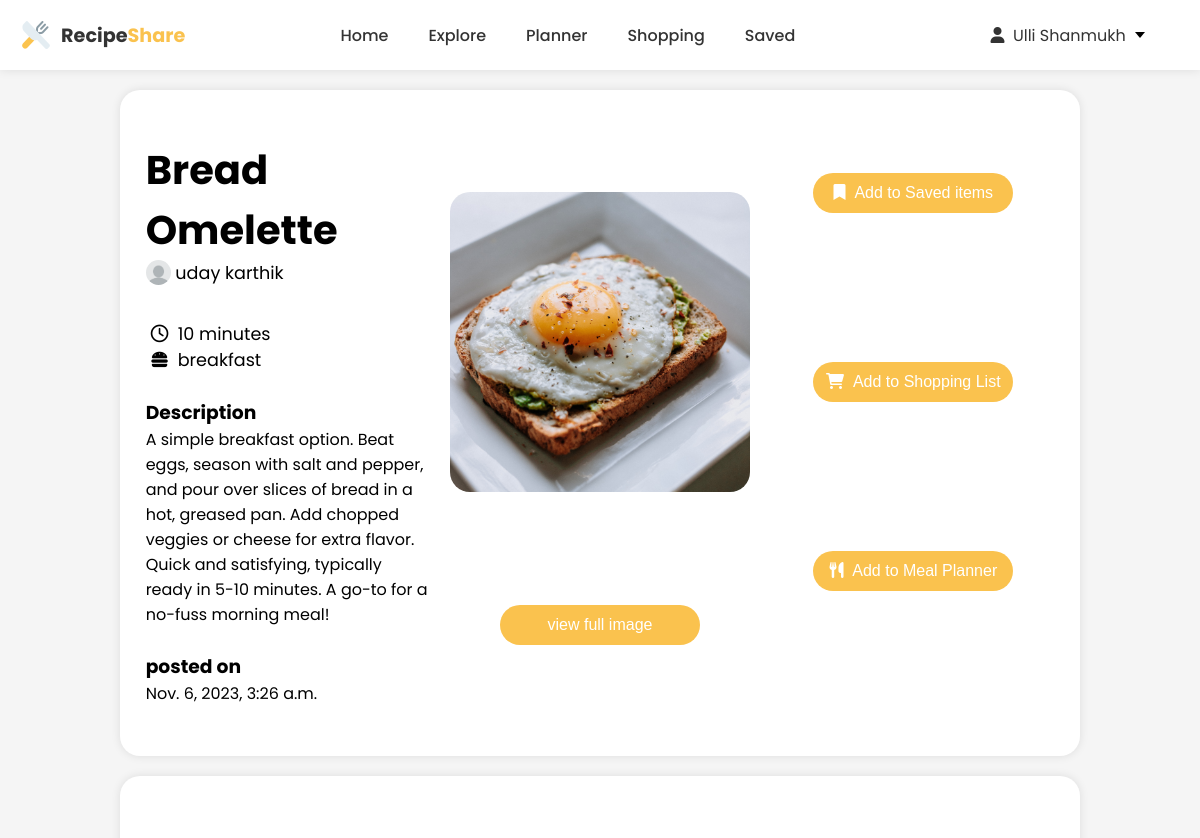
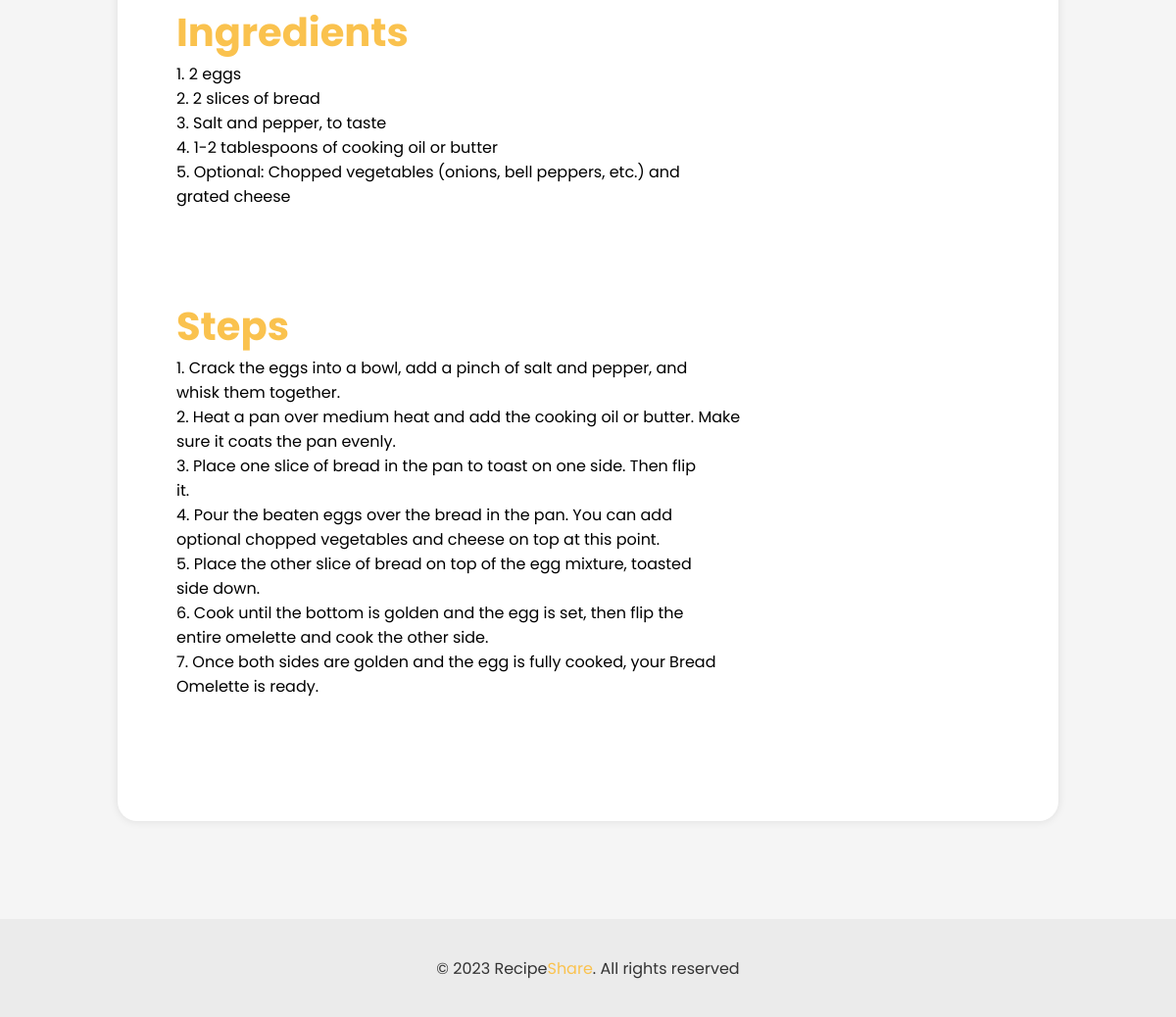
Screenshot of /post_details/29 (signed in) with the database file from the repository (2 pictures, top to bottom).
### Users/models.py (models this page shows, shortened)
class CustomUser(AbstractBaseUser, PermissionsMixin):
    first_name = models.CharField(max_length=255,null=True, blank=True)
    last_name = models.CharField(max_length=255,null=True, blank=True)
    email = models.EmailField(unique=True)
    is_active = models.BooleanField(default=True)
    is_staff = models.BooleanField(default=False)
    objects = CustomUserManager()
    USERNAME_FIELD = 'email' # this is identifed as the unique identifier for the user
    REQUIRED_FIELDS = [] # this is the required field for the user

### main/models.py (models this page shows, shortened)
class UserPost(models.Model):
    user = models.ForeignKey(CustomUser, on_delete=models.CASCADE)
    recipe_name = models.CharField(max_length=100)
    recipe_image = models.ImageField(upload_to='recipes')
    recipe_time = models.CharField(max_length=100)
    description = models.TextField()
    ingredients = models.TextField()
    steps = models.TextField()
    recipe_type = models.CharField(max_length=100)
    date = models.DateTimeField(auto_now_add=True)

### main/views.py (the view)
# urls.py: path('post_details/<int:id>',views.post_details,name='post_details' ),
def post_details(request, id):
    if request.user.is_authenticated:
        post = UserPost.objects.get(id=id)
        return render(request, 'post_details.html', {'post': post})

### main/templates/post_details.html (shortened to what this page needs)
<!DOCTYPE html>
<html lang="en">
{% load static %}
<head>
    <link rel="stylesheet" href="https://cdnjs.cloudflare.com/ajax/libs/font-awesome/6.0.0-beta3/css/all.min.css" />
</head>
<body>
    <header>
        <div class="logo">
            <img src="{% static 'images/logo.png' %}" alt="logo" height="32px" width="32px" />&nbsp;Recipe<span
                style="color: #fac24e">Share</span>
        </div>
        <div class="menu">
            <a href="{% url 'home' %}">Home</a>
            <a href=" {% url 'explore' %}">Explore</a>
            <a href="{% url 'planner' %}">Planner</a>
            <a href="{% url 'shopping' %}">Shopping</a>
            <a href="{% url 'saved' %}">Saved</a>
        </div>
        <div class="dropdown">
            <div class="select">
                <span class="selected"><i class="fa-solid fa-user"></i>&nbsp;&nbsp;{{ user.first_name }} {{user.last_name }}&nbsp;</span>
                <div class="caret"></div>
            </div>
        </div>
    </header>
    <div class="post_details">
        <div class="basic_details">
            <div class="text">
                <h1 style="font-size: 2.5rem;"
                >{{ post.recipe_name }}</h1>
                <div class="author-details">
                <img src="{% static 'images/profile.png'%}" width="25px" height="25px" style="border-radius:50%;">&nbsp;
                <p> {{post.user.first_name}} {{post.user.last_name}} </p>
                </div>
                <br />
                <div class="time"><i class="fa-regular fa-clock"></i>&nbsp;&nbsp;<p>{{ post.recipe_time }} minutes</p></div>
                <div class="type">
                    <i class="fa-solid fa-burger"></i>&nbsp;&nbsp;
                    <p>{{ post.recipe_type }}</p>
                </div>
                <br />
                <h3>Description</h3>
                <p>{{ post.description }}</p>
                <br />
                <h3>posted on</h3>
                <p>{{ post.date }}</p>
            </div>
            <div class="image">
                <img src="{{ post.recipe_image.url }}" alt="post_image" height="300px" width="300px" />
                <a href="{{ post.recipe_image.url }}" target="_blank"
                ><button>view full image</button></a>
            </div>
            <div class="buttons">
                <button class="save-button" onclick="save_item()" ><i class="fa-solid fa-bookmark"></i>&nbsp;&nbsp;Add to Saved items</button> <br />
                <button class="shop-button" onclick="shop_item()"><i class="fa-solid fa-cart-shopping"></i>&nbsp;&nbsp;Add to Shopping List</button> <br />
                <button class="planner-button" onclick="openPopup()"><i class="fa-solid fa-utensils"></i>&nbsp;&nbsp;Add to Meal Planner</button> <br />
            </div>
        </div>
    </div>
    <div class="main-details">
        <div class="ingredients">
            <h1  style="font-size: 2.5rem; color: #fac24e;">Ingredients</h1>
        <p>{{ post.ingredients | linebreaks }}</p>
        </div>
        <br />
        <div class="steps">
            <h1  style="font-size: 2.5rem; color: #fac24e;">Steps</h1>
            <p>{{ post.steps | linebreaks }}</p>
        </div>
        <div class="delete">
            <button class="delete-button" onclick="delete_post()">&nbsp;&nbsp;Delete Post</button> <br />
        </div>
    </div>
    <footer>
        <p>&copy; 2023 Recipe<span style="color: #fac24e">Share</span>. All rights reserved</p>
    </footer>
</body>

### main/templates/post_details.html (style rules this page uses)
html { scroll-behavior: smooth; }
* { margin: 0; padding: 0; box-sizing: border-box; user-select: none; }
body { font-family: 'Poppins', sans-serif; background-color: #f5f5f5; }
header { display: flex; justify-content: space-between; align-items: center; padding: 10px 20px; height: 70px; background-color: #fff; box-shadow: 0 0 10px rgba(0, 0, 0, 0.1); position: fixed; width: 100%; top: 0; left: 0; z-index: 100; }
.logo { display: flex; align-items: center; font-weight: 700; font-size: 1.2rem; color: #333; }
.logo img { margin-right: 5px; }
.menu { display: flex; justify-content: space-between; align-items: center; }
.menu a { margin: 0 20px; text-decoration: none; color: #333; font-weight: 500; font-size: 1rem; transition: all ease 0.3s; }
.dropdown { min-width: 6em; position: relative; margin: 2em; }
.dropdown * { box-sizing: border-box; }
.select { font-family: 'Poppins', sans-serif; background: white; color:#333; min-width: 6.5%; display: flex; align-items: center; border: none; border-radius: 5px; padding: 0.5em; cursor: pointer; position: relative; }
.caret { color : #333; width: 0; height: 0; border-left: 5px solid transparent; border-right: 5px solid transparent; border-top: 6px solid black; transform: translateX(50%); right: 10px; }
.post_details { padding: 50px 10px; margin-top: 70px; background-color: #fff; box-shadow: 0 0 10px rgba(0, 0, 0, 0.1); border-radius: 20px; width: 80%; margin: 0 auto; margin-top: 90px; min-height: 60vh; }
.basic_details { display: flex; justify-content:space-around; align-items: top; width: 100%; overflow: hidden; }
.basic_details .text, .basic_details .image, .basic_details .buttons { width: 30%; }
.basic_details .image { display: flex; flex-direction: column; justify-content: space-around; align-items: center; text-align: center; }
.basic_details .image button { width: 200px; height: 40px; border: none; border-radius: 20px; background-color: #fac24e; color: #fff; font-weight: 500; font-size: 1rem; margin: 10px 0; cursor: pointer; }
.basic_details img { border-radius: 20px; object-fit: cover; }
.basic_details .buttons { display: flex; flex-direction: column; justify-content: space-around; align-items: center; text-align: center; }
.basic_details .buttons button { width: 200px; height: 40px; border: none; border-radius: 20px; background-color: #fac24e; color: #fff; font-weight: 500; font-size: 1rem; margin: 5px 0; cursor: pointer; }
.author-details { display: flex; align-items: top; font-size: 1.1rem; margin-bottom: 10px; }
.time { display: flex; align-items: center; font-size: 1.1rem; margin-left: 5px; }
.type { display: flex; align-items: center; font-size: 1.1rem; margin-left: 5px; }
.main-details { padding: 50px 10px; margin: 0 auto; margin-top: 20px; background-color: #fff; box-shadow: 0 0 10px rgba(0, 0, 0, 0.1); border-radius: 20px; width: 80%; min-height: 60vh; }
.main-details .ingredients { margin:50px; margin-top: 15px; }
.main-details .steps { margin:50px; margin-top: 15px; }
footer { width: 100%; height: 100px; background-color: rgb(235, 235, 235); color: #333; display: flex; flex-direction: column; align-items: center; justify-content: center; margin-top: 100px; }

### rows the page displays
CustomUser: first_name "Ulli", last_name "Shanmukh"
UserPost: recipe_name "Bread Omelette", user.first_name "uday", user.last_name "karthik", recipe_time "10", recipe_type "breakfast", description "A simple breakfast option. Beat eggs, season with salt and pepper, and pour over slices of bread in a hot, greased pan. Add chopped veggies or cheese for extra flavor. Quick and satisfying, typically ready in 5-10 minutes. A go-to for a no-fuss morning meal!", date "Nov. 6, 2023, 3:26 a.m.", recipe_image (picture), ingredients "1. 2 eggs 2. 2 slices of bread 3. Salt and pepper, to taste 4. 1-2 tablespoons of cooking oil or butter 5. Optional: Chopped vegetables (onions, bell peppers, etc.) and grated cheese", steps "1. Crack the eggs into a bowl, add a pinch of salt and pepper, and whisk them together. 2. Heat a pan over medium heat and add the cooking oil or butter. Make sure it coats the pan evenly. 3. Place one slice of bread in the pan to toast on one side. Then flip it. 4. Pour the beaten eggs over the bread in the pan. You can add optional chopped vegetables and cheese on top at this point. 5. Place the other slice of bread on top of the egg mixture, toasted side down. 6. Cook until the bottom is golden and the egg is set, then flip the entire omelette and cook the other side. 7. Once both sides are golden and the egg is fully cooked, your Bread Omelette is ready."
